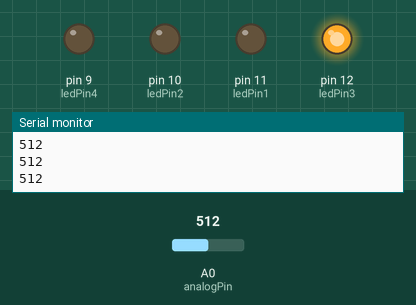
This sketch was run on a simulated Arduino Uno, built with avr-gcc and run on an emulated ATmega328P. Shown: output pins drawn as LEDs (lit = HIGH), the last lines printed to the serial monitor. The test bench sets the inputs (shaded band); at power-on: A0 (analogPin) = 512.

Above: at 1.2 s.
1.3 s: A0 (analogPin) set to 490
At 2.5 s:
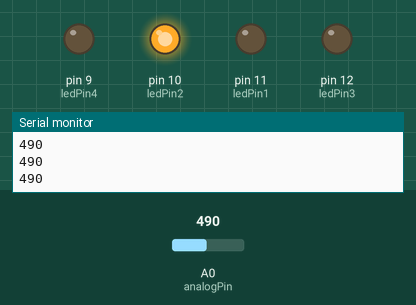
2.8 s: A0 (analogPin) set to 240
At 3.8 s:
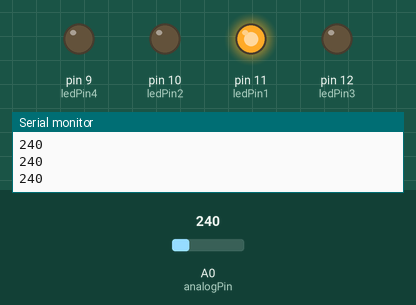
4.3 s: A0 (analogPin) set to 760
At 4.9 s:
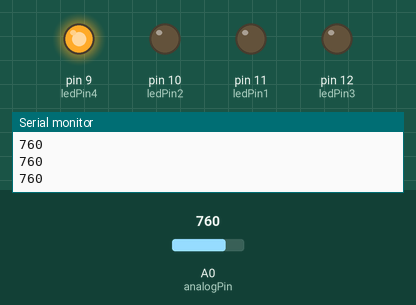
5.8 s: A0 (analogPin) set to 740
At 6.1 s:
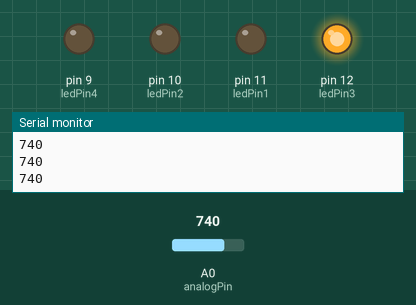
7.3 s: A0 (analogPin) set to 900
At 8.4 s:
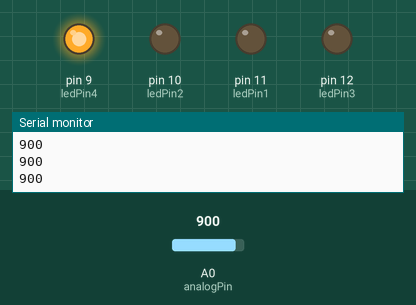
Timing chart, 0 to 9.8 s (numbered marks = the images above; inputs shaded):
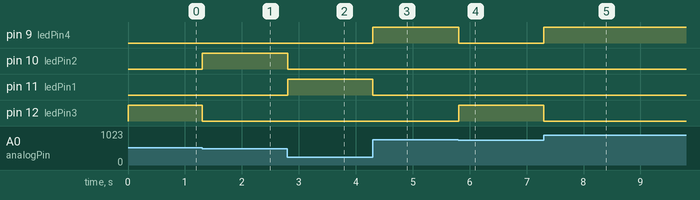

Measured:
- after the input at 1.3 s, pin 10 (ledPin2): LOW → HIGH at once; pin 12 (ledPin3): HIGH → LOW at once
- after the input at 2.8 s, pin 10 (ledPin2): HIGH → LOW at once; pin 11 (ledPin1): LOW → HIGH at once
- after the input at 4.3 s, pin 9 (ledPin4): LOW → HIGH at once; pin 11 (ledPin1): HIGH → LOW at once
- after the input at 5.8 s, pin 9 (ledPin4): HIGH → LOW at once; pin 12 (ledPin3): LOW → HIGH at once
- after the input at 7.3 s, pin 9 (ledPin4): LOW → HIGH at once; pin 12 (ledPin3): HIGH → LOW at once

The sketch:

EscapeRoom.ino
```cpp
const int analogPin = A0;    // pin that the sensor is attached to
const int ledPin1 = 11;       // pin that LED is attached to
const int ledPin2 = 10;       // pin that LED is attached to
const int ledPin3 = 12;       // pin that LED is attached to
const int ledPin4 = 9;       // pin that LED is attached to
const int threshold1 = 250;
const int threshold2 = 500;
const int threshold3 = 750;

void setup() {
  // initialize the LED pin as an output:
  pinMode(ledPin1, OUTPUT);
  pinMode(ledPin2, OUTPUT);
  pinMode(ledPin3, OUTPUT);
  pinMode(ledPin4, OUTPUT);
  // initialize serial communications:
  Serial.begin(9600);
}

void loop() {
  // read the value of the potentiometer:
  int analogValue = analogRead(analogPin);

  // if the analog value is high enough, turn on the LED:
  if (analogValue < threshold1) {
    digitalWrite(ledPin1, HIGH);
  } else {
    digitalWrite(ledPin1, LOW);
  }

  if (analogValue < threshold2 && analogValue > threshold1) {
    digitalWrite(ledPin2, HIGH);
  } else {
    digitalWrite(ledPin2, LOW);
  }

  if (analogValue < threshold3 && analogValue > threshold2) {
    digitalWrite(ledPin3, HIGH);
  } else {
    digitalWrite(ledPin3, LOW);
  }

  if (analogValue > threshold3) {
    digitalWrite(ledPin4, HIGH);
  } else {
    digitalWrite(ledPin4, LOW);
  }

  // print the analog value:
  Serial.println(analogValue);
  delay(1);        // delay in between reads for stability
}
```
